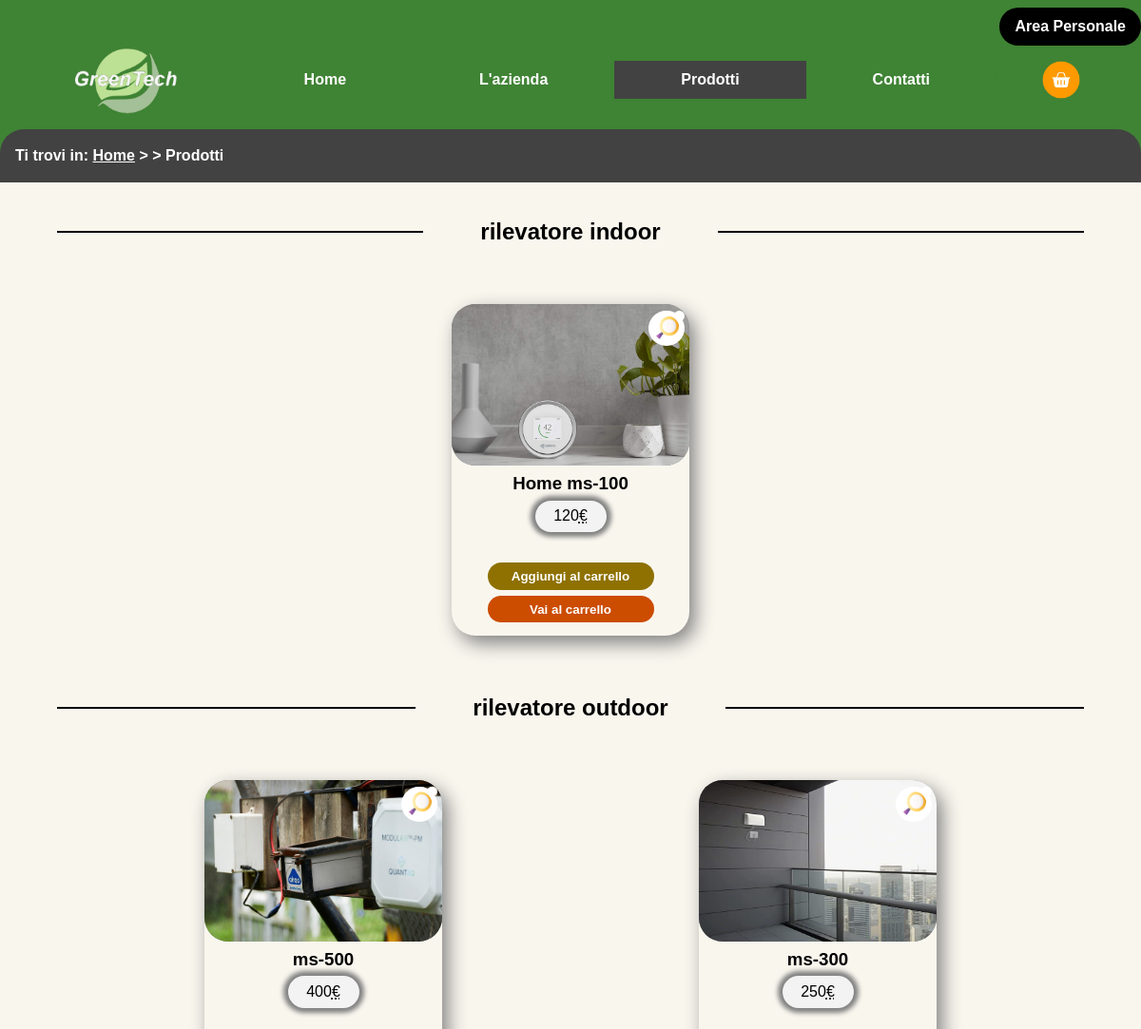
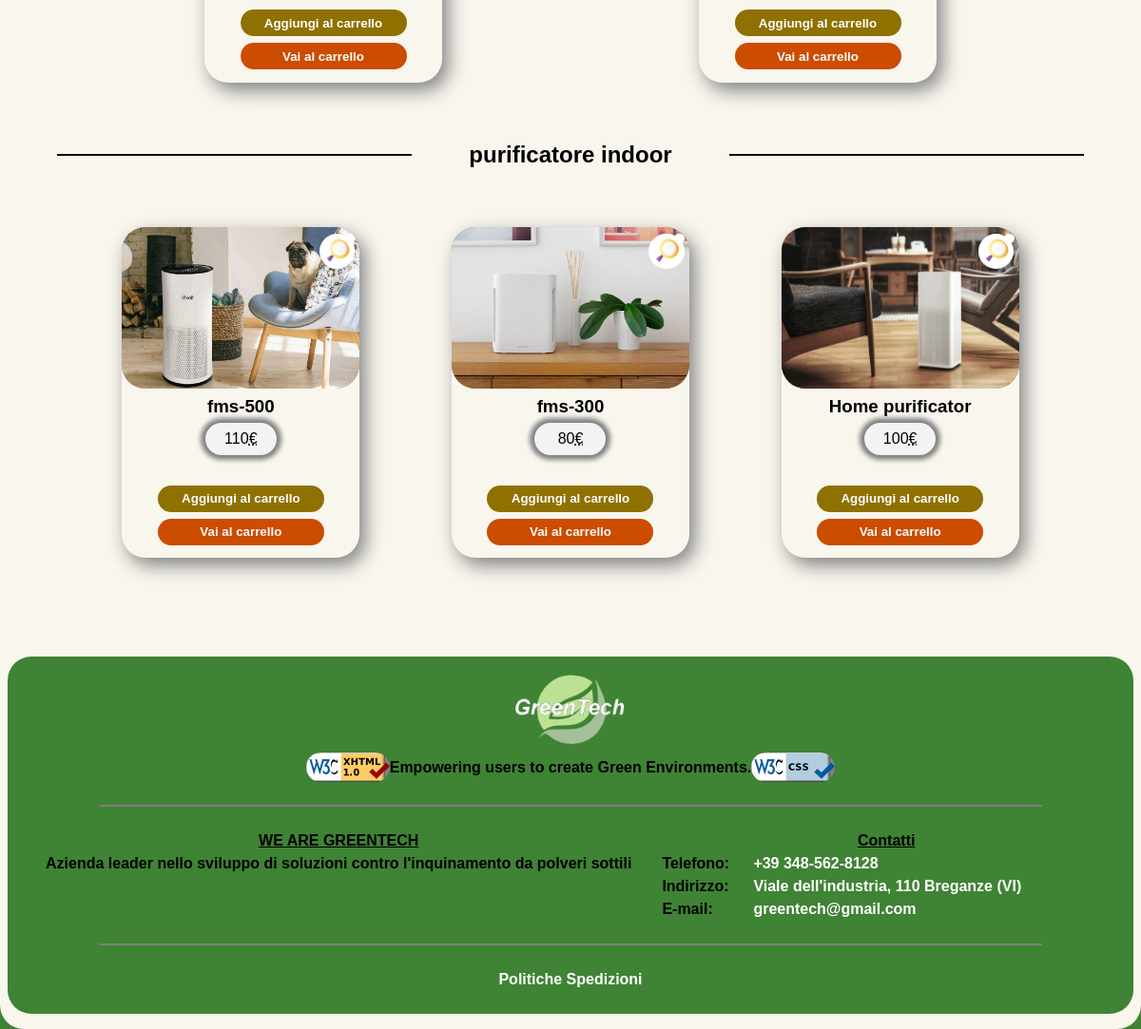
Screenshot of /php/prodotti.php with the database file from the repository (2 pictures, top to bottom).
### tables this page shows
CREATE TABLE `prodotto` (
  `id` int(11) NOT NULL,
  `costo` smallint(6) NOT NULL,
  `modello` varchar(20) NOT NULL,
  `immagine` varchar(50) DEFAULT NULL,
  `descrizione` varchar(300) NOT NULL,
  `categoria` enum('rilevatore indoor','rilevatore outdoor','purificatore indoor','filtro') NOT NULL,
  `alt` varchar(65) NOT NULL
);

### php/connessione.php (called while the page is built, shortened)
<?php
    class connection{
        private  $HOST = 'localhost';
        private  $USERNAME = 'ylovato';
        private  $PASSWORD = 'eeThoirahGeiB0ku';
        private  $DATABASE = 'ylovato';
        private $connessione;
        public function __construct(){
            $this->connessione = mysqli_connect($this->HOST,$this->USERNAME,
                $this->PASSWORD,$this->DATABASE);
        }
        public function getConnection(){
            return $this->connessione;
        }
        public function isConnected(){
            if($this->connessione->connect_errno){
                return false;
            }
            else{
                return true;
            }
        }
 }

### php/prodotti.php (the view)
<?php
require_once "connessione.php";
function CreaBox($rows)
{
    $insert = '<li>
    <img src="'.$rows['immagine'].'" alt="'.$rows['alt'].'" width="250" height="170" />
    <form action="../php/carrello.php" method="post">
        <h3>'.$rows['modello'].'</h3><p class="general_container">'.$rows['costo'].'<abbr title="euro">&euro;</abbr></p>
        <button type="button" title="Apri descrizione '.$rows['modello'].'" class="apri_descrizione"><img class="apri_descrizione" src="../Immagini/contenuto/show_details.png" alt="Mostra dettagli" /></button>
        <input type="hidden" value="'.$rows['id'].'" />
        <input type="button" title="Aggiungi al carrello '.$rows['modello'].'" class="add_product" value="Aggiungi al carrello" />
        <input type="submit" aria-label="Vai al carrello tramite il box del prodotto '.$rows['modello'].'" title="Vai al carrello" class="buy_product" value="Vai al carrello" />
    </form>';
    $insert .= '<div class="popUp nascosto" id="dettagli'.$rows['id'].'">
        <img src="'.$rows['immagine'].'" alt="'.trim($rows['alt']).'" width="250" height="170" />
        <p class="title_product">'.$rows['modello'].'</p>
        <p>'.$rows['descrizione'].'</p>
            <input type="button" class="delete_button" title="Chiudi'.$rows['modello'].'" value="Chiudi" />
            <input type="hidden" value="'.$rows['id'].'" />
    </div> </li>';
    return $insert;
}
$paginaHTML = file_get_contents("..".DIRECTORY_SEPARATOR."html".DIRECTORY_SEPARATOR."prodotti.html");
$connessione = new connection();
if($connessione->isConnected())
{
    $queryResult=mysqli_query($connessione->getConnection(),"SELECT * FROM prodotto ORDER BY categoria");
    $categoria = '';
    $insert = '';
    if(mysqli_affected_rows($connessione->getConnection())>0)
    {
        $ul = true;
        while($rows=$queryResult->fetch_assoc())
        {
            if($rows['categoria']!=$categoria)
            {
                if(!$ul)
                {
                    $insert .= '</ul>';
                }
                $categoria = $rows['categoria'];
                $insert .= ' <h2 id="'.str_replace(' ','',$categoria).'">'.$categoria.'</h2><ul class="products">';
                $ul = false;
                $insert .= CreaBox($rows);
            }
            else
            {
                $insert .= CreaBox($rows);
            }
        }
        $insert .= '</ul>';
        $paginaHTML = str_replace('<h2></h2>', $insert, $paginaHTML);
        echo $paginaHTML;
    }
}
?>

### style/mini.css (style rules this page uses)
body { border-radius: 0px; }
header { padding-top: 1em; }
header h1 { margin: 0em 0; }
#link_carrello img { width: 3em; }
#menu_header { display: none; }
#menu_footer { padding-top: 6em; padding-bottom: 5em; }
#menu_footer ul { max-width: 80%; }
#menu_footer a, #menu_footer .current_selected { padding: 1em 0; }
#menu_footer li { display: inline; }
#footer_head img { width: 13%; height: 33%; }
#dati_contatto { font-size: 0.9em; }
#dati_contatto dt { margin-bottom: 1em; clear: left; }
#dati_contatto dd { margin-bottom: 1em; }
.first_link_menu { border-radius: 20px 20px 0 0; }
.last_link_menu { border-radius: 0 0 20px 20px; }

### style/print.css (style rules this page uses)
header, nav, link, menu, #footer_head, .torna_su, iframe, .cash_card { display: none; }
body { font-size: 12pt !important; box-shadow: none !important; }
* { print-color-adjust: exact; color-adjust: exact; font-family:"Times New Roman" ; font-size: 12pt ; box-shadow: none !important; background-color: white !important; }
a { color: blue; }

### rows the page displays
prodotto: categoria "rilevatore indoor", immagine (picture), modello "Home ms-100", costo "120"
prodotto: categoria "rilevatore outdoor", immagine (picture), modello "ms-500", costo "400"
prodotto: immagine (picture), modello "ms-300", costo "250"
prodotto: categoria "purificatore indoor", immagine (picture), modello "fms-500", costo "110"
prodotto: immagine (picture), modello "fms-300", costo "80"
prodotto: immagine (picture), modello "Home purificator", costo "100"
